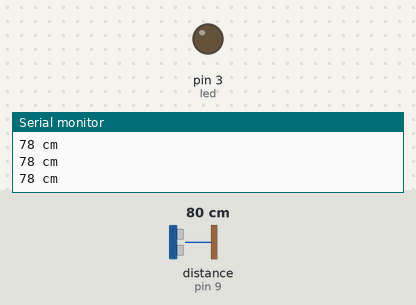
This sketch was run on a simulated Arduino Uno, built with avr-gcc and run on an emulated ATmega328P. Shown: output pins drawn as LEDs (lit = HIGH), the last lines printed to the serial monitor. Wiring (inferred from the names in the program): ultrasonic range finder: trigger pin 10; echo pin 9. The inputs (shaded band) are chosen by the test bench; at power-on: distance to the obstacle (sensor on pin 9) 80 cm. The echo pulse lasts 58.3 µs per cm; pins used as bus, display or sensor lines are not drawn.

Above: at 1.2 s.
1.3 s: distance to the obstacle (sensor on pin 9) set to 23 cm
3.0 s: distance to the obstacle (sensor on pin 9) set to 19 cm
At 4.2 s:
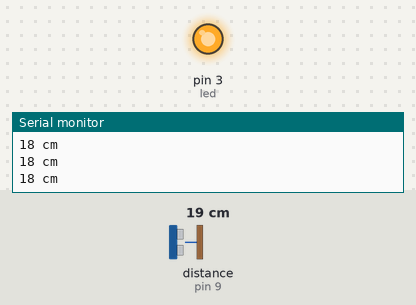
4.8 s: distance to the obstacle (sensor on pin 9) set to 35 cm
At 6.2 s:
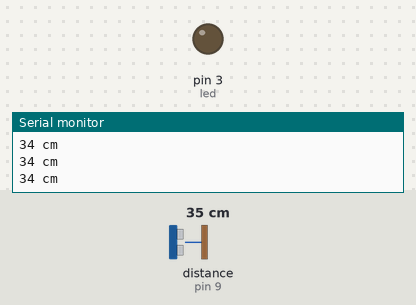
6.6 s: distance to the obstacle (sensor on pin 9) set to 2 cm
At 8.3 s:
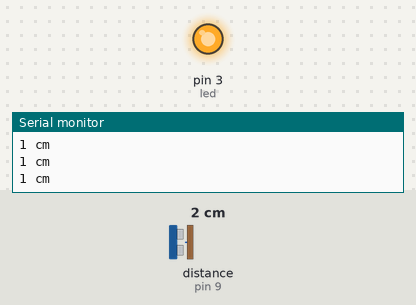
Timing chart, 0 to 9.4 s (numbered marks = the images above; inputs shaded):
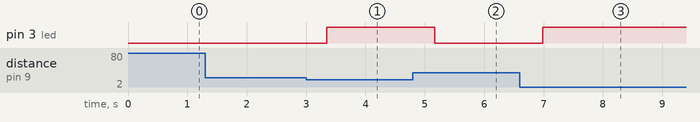

Measured:
- the behaviour switches between 21 and 20 cm on distance to the obstacle (sensor on pin 9) (found by bisection; images 0 and 1)
- after the input at 3.0 s, pin 3 (led): LOW → HIGH after 0.35 s
- after the input at 4.8 s, pin 3 (led): HIGH → LOW after 0.37 s
- after the input at 6.6 s, pin 3 (led): LOW → HIGH after 0.39 s

The sketch:

sensor_ultrasonico.ino
```cpp
int trig=10;
int eco=9;
int led=3;
int dura;
int dis;
void setup() {
  // put your setup code here, to run once:
  pinMode(trig,OUTPUT);
  pinMode(eco,INPUT);
  pinMode(led,OUTPUT);
  Serial.begin(9600);
}

void loop() {
  // put your main code here, to run repeatedly:
  digitalWrite(trig,HIGH);
  delay(1);
  digitalWrite(trig,LOW);
  dura=pulseIn(eco,HIGH);
  dis=dura/59;
  Serial.print(dis);
  Serial.println(" cm");
  delay(300);
  if(dis<20){
    digitalWrite(led,HIGH);
  }else{
    digitalWrite(led,LOW);
  }
}
```
